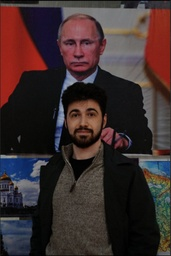
#> input picture lab3/test.jpg, 171 x 256 px, shrunk from 410 x 613 before the run
$ python FullLab.py
#> lines starting #> are read from the running program, lines starting #| are printed output that depends on the picture
import cv2
import numpy as np


def BlurFuss():
    img = cv2.imread("test.jpg", cv2.IMREAD_GRAYSCALE)
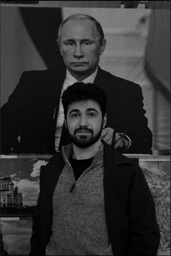
#> img: shape (256, 171); min 0, max 166, mean 49.4

    #  размер ядра фильтра и стандартное отклонение
    kernel_size = 11
    standard_deviation = 50

    imgBlur1 = GaussBlur(img, kernel_size, standard_deviation)
    # imgWithNoise1 = addGaussianNoise(imgBlur1, mean = 0, standard_deviation = 25)
    cv2.imshow(str(kernel_size) + 'x' + str(kernel_size) + ' and deviation ' + str(standard_deviation), imgBlur1)

    # другие параметры
    kernel_size = 11
    standard_deviation = 50

    imgBlur2 = GaussBlur(img, kernel_size, standard_deviation)
    imgWithNoise2 = addGaussianNoise(imgBlur2, mean = 0, standard_deviation = 10)
    #cv2.imshow(str(kernel_size)+'x'+str(kernel_size) + ' and deviation ' + str(standard_deviation), imgWithNoise2)

    imgBlurOpenCV = cv2.GaussianBlur(img, (kernel_size, kernel_size), standard_deviation)

    cv2.imshow('img', img)
    cv2.imshow('OpenCV_blur', imgBlurOpenCV)
    cv2.waitKey(0)

def GaussBlur(img, kernel_size, standard_deviation):
#> called with kernel_size = 11, standard_deviation = 50
    kernel = np.ones((kernel_size, kernel_size))
    a = b = (kernel_size + 1) // 2

    # Строим матрицу свёртки
    for i in range(kernel_size):
        for j in range(kernel_size):
            kernel[i, j] = gauss(i, j, standard_deviation, a, b)

    print(kernel)
    print("//////////")
    # нормализуем для сохранения яркости изображения
    sum = 0
    for i in range(kernel_size):
        for j in range(kernel_size):
            sum += kernel[i, j]

    for i in range(kernel_size):
        for j in range(kernel_size):
            kernel[i, j] /= sum

    print(kernel)

    # проходим через внутренние пиксели изображения и выполняем операцию свертки между изображением и ядром.
    # Каждый пиксель изображения умножается на соответствующее значение в ядре, а затем суммируется
    imgBlur = img.copy()
    x_start = kernel_size // 2
    y_start = kernel_size // 2
    for i in range(x_start, imgBlur.shape[0] - x_start):
        for j in range(y_start, imgBlur.shape[1] - y_start):
            # операция свёртки
            val = 0
            for k in range(-(kernel_size // 2), kernel_size // 2 + 1):
                for l in range(-(kernel_size // 2), kernel_size // 2 + 1):
                    val += img[i + k, j + l] * kernel[k + (kernel_size // 2), l + (kernel_size // 2)]
            imgBlur[i, j] = val
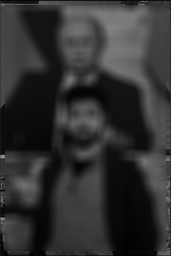
#> imgBlur: shape (256, 171); min 0, max 146, mean 48.8

    return imgBlur

# коорд.пикселя, станд.откл, координаты центра ядра
def gauss(x, y, omega, a, b):
    omega2 = 2 * omega ** 2

    m1 = 1 / (np.pi * omega2)
    m2 = np.exp(-((x-a) ** 2 + (y-b) ** 2) / omega2)

    return m1 * m2

def addGaussianNoise(image, mean = 0, standard_deviation = 25):
#> called with mean = 0, standard_deviation = 10
    height, width = image.shape
#> height = 256; width = 171

    gauss_noise = np.random.normal(mean, standard_deviation, (height, width))
    noisy_image = np.clip(image + gauss_noise, 0, 255).astype(np.uint8)
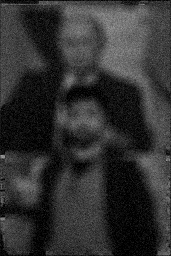
#> noisy_image: shape (256, 171); min 0, max 157, mean 48.5

    return noisy_image

BlurFuss()

$ run again, with lab3/1.jpg copied over lab3/test.jpg
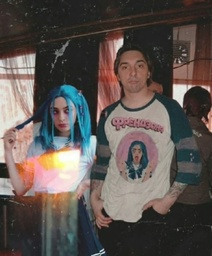
#> input picture lab3/1.jpg, 212 x 256 px, shrunk from 601 x 726 before the run
#> after the loop in GaussBlur, `for i in range(x_start, imgBlur.shape[0] - x_start):`:
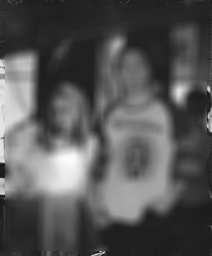
#> imgBlur: shape (256, 212); min 21, max 251, mean 85.5
#> in addGaussianNoise, `noisy_image = np.clip(image + gauss_noise, 0, 255).astype(np.uint8)`:
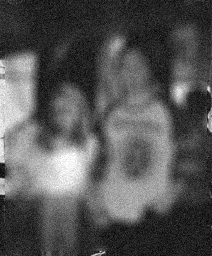
#> noisy_image: shape (256, 212); min 0, max 255, mean 85
